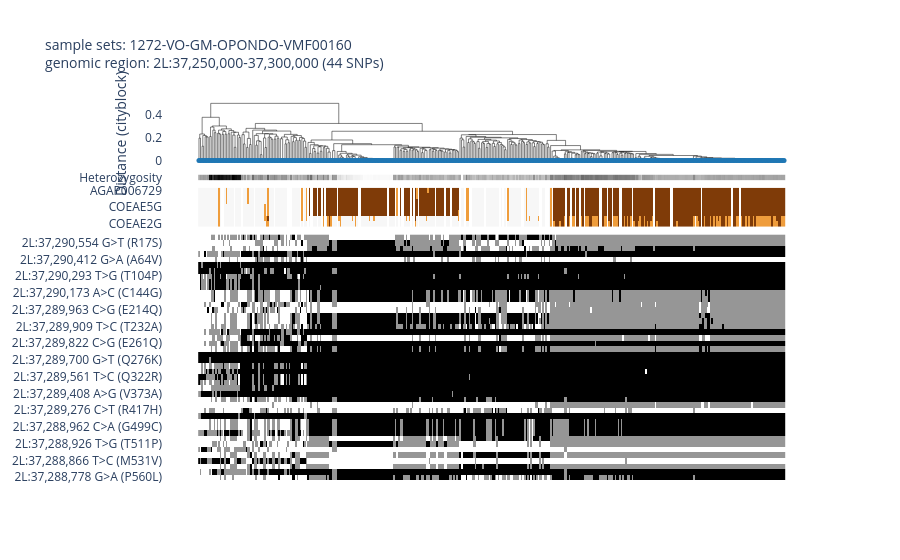

Notebook source saved alongside this figure:
### Code cell
ag3.plot_diplotype_clustering_advanced(
    region=coe_region,
    sample_sets='1272-VO-GM-OPONDO-VMF00160',
    cnv_region=coe_region,
    cnv_max_coverage_variance=0.8,
    snp_transcript='AGAP006725-RA'
    )

### Figure 1 — Plotly figure (JSON) as saved in the notebook; plotly's stock layout.template omitted (floating-point values rounded to 4 significant figures; data arrays with more than 128 entries replaced by an {"elided": "..."} marker saying what was removed)
{"data": [{"hovertemplate": "x=%{x}<br>y=%{y}<extra></extra>", "legendgroup": "", "line": {"color": "black", "dash": "solid", "width": 0.5}, "marker": {"size": 5, "symbol": "circle"}, "mode": "lines", "name": "", "orientation": "v", "showlegend": false, "type": "scatter", "x": {"elided": "1905 float values"}, "xaxis": "x", "y": {"elided": "1905 float values"}, "yaxis": "y"}, {"customdata": {"elided": "382x11 mixed values"}, "hovertemplate": "<b>%{hovertext}</b><br><br>x=%{x}<br>y=%{y}<br>sample_id=%{customdata[0]}<br>partner_sample_id=%{customdata[1]}<br>sample_set=%{customdata[2]}<br>taxon=%{customdata[3]}<br>country=%{customdata[4]}<br>admin1_iso=%{customdata[5]}<br>admin1_name=%{customdata[6]}<br>admin2_name=%{customdata[7]}<br>location=%{customdata[8]}<br>year=%{customdata[9]}<br>month=%{customdata[10]}<extra></extra>", "hovertext": {"elided": "382 str values"}, "legendgroup": "", "line": {"color": "black", "width": 0.5}, "marker": {"color": "#1F77B4", "size": 5, "symbol": "circle"}, "mode": "markers", "name": "", "orientation": "v", "showlegend": false, "type": "scatter", "x": {"elided": "382 int values"}, "xaxis": "x", "y": {"elided": "382 int values"}, "yaxis": "y"}, {"colorscale": [[0, "rgb(255,255,255)"], [0.125, "rgb(240,240,240)"], [0.25, "rgb(217,217,217)"], [0.375, "rgb(189,189,189)"], [0.5, "rgb(150,150,150)"], [0.625, "rgb(115,115,115)"], [0.75, "rgb(82,82,82)"], [0.875, "rgb(37,37,37)"], [1, "rgb(0, 0, 0)"]], "showlegend": false, "showscale": false, "type": "heatmap", "xaxis": "x2", "y": ["Heterozygosity"], "yaxis": "y2", "z": {"elided": "1x382 float values"}}, {"colorscale": [[0, "rgb(45,0,75)"], [0.1, "rgb(84,39,136)"], [0.2, "rgb(128,115,172)"], [0.3, "rgb(178,171,210)"], [0.4, "rgb(216,218,235)"], [0.5, "rgb(247,247,247)"], [0.6, "rgb(254,224,182)"], [0.7, "rgb(253,184,99)"], [0.8, "rgb(224,130,20)"], [0.9, "rgb(179,88,6)"], [1, "rgb(127,59,8)"]], "showlegend": false, "showscale": false, "type": "heatmap", "xaxis": "x3", "y": ["COEAE2G", "COEAE3G", "COEAE3H", "COEAE5G", "COEAE6G", "COEAE7G", "AGAP006729"], "yaxis": "y3", "z": {"elided": "7x382 int values"}, "zmax": 4, "zmin": 0}, {"colorscale": [[0, "rgb(255,255,255)"], [0.125, "rgb(240,240,240)"], [0.25, "rgb(217,217,217)"], [0.375, "rgb(189,189,189)"], [0.5, "rgb(150,150,150)"], [0.625, "rgb(115,115,115)"], [0.75, "rgb(82,82,82)"], [0.875, "rgb(37,37,37)"], [1, "rgb(0, 0, 0)"]], "showlegend": false, "showscale": false, "type": "heatmap", "xaxis": "x4", "y": ["2L:37,288,778 G>A (P560L)", "2L:37,288,838 T>C (D540G)", "2L:37,288,863 G>A (P532S)", "2L:37,288,866 T>C (M531V)", "2L:37,288,917 A>T (S514T)", "2L:37,288,917 A>G (S514P)", "2L:37,288,926 T>G (T511P)", "2L:37,288,932 C>G (E509Q)", "2L:37,288,961 C>G (G499A)", "2L:37,288,962 C>A (G499C)", "2L:37,288,965 C>T (D498N)", "2L:37,288,983 A>G (W492R)", "2L:37,289,276 C>T (R417H)", "2L:37,289,324 G>A (T401I)", "2L:37,289,406 C>T (D374N)", "2L:37,289,408 A>G (V373A)", "2L:37,289,462 C>T (G355D)", "2L:37,289,555 G>C (A324G)", "2L:37,289,561 T>C (Q322R)", "2L:37,289,574 C>G (G318R)", "2L:37,289,625 A>G (S301P)", "2L:37,289,700 G>T (Q276K)", "2L:37,289,715 A>G (S271P)", "2L:37,289,813 C>T (G264S)", "2L:37,289,822 C>G (E261Q)", "2L:37,289,840 G>T (P255T)", "2L:37,289,855 A>G (Y250H)", "2L:37,289,909 T>C (T232A)", "2L:37,289,957 A>T (S216T)", "2L:37,289,962 T>A (E214V)", "2L:37,289,963 C>G (E214Q)", "2L:37,290,046 C>T (G186D)", "2L:37,290,172 C>A (C144F)", "2L:37,290,173 A>C (C144G)", "2L:37,290,277 C>G (G109A)", "2L:37,290,278 C>A (G109C)", "2L:37,290,293 T>G (T104P)", "2L:37,290,325 A>T (F93Y)", "2L:37,290,350 A>G (S85P)", "2L:37,290,412 G>A (A64V)", "2L:37,290,415 G>A (A63V)", "2L:37,290,485 C>T (V40I)", "2L:37,290,554 G>T (R17S)", "2L:37,290,580 G>T (T8N)"], "yaxis": "y4", "z": {"elided": "44x382 int values"}}], "layout": {"autosize": true, "hovermode": "closest", "legend": {"itemsizing": "constant", "tracegroupgap": 0}, "plot_bgcolor": "white", "title": {"font": {"size": 14}, "text": "sample sets: 1272-VO-GM-OPONDO-VMF00160<br>genomic region: 2L:37,250,000-37,300,000 (44 SNPs)"}, "xaxis": {"anchor": "y", "autorange": true, "domain": [0, 1], "matches": "x4", "range": [-22.65, 403.7], "showticklabels": false, "type": "linear", "visible": false}, "xaxis2": {"anchor": "y2", "autorange": true, "domain": [0, 1], "matches": "x4", "range": [-22.65, 403.7], "showticklabels": false, "visible": false}, "xaxis3": {"anchor": "y3", "autorange": true, "domain": [0, 1], "matches": "x4", "range": [-22.65, 403.7], "showticklabels": false, "visible": false}, "xaxis4": {"anchor": "y4", "autorange": true, "domain": [0, 1], "range": [-22.65, 403.7], "visible": false}, "yaxis": {"anchor": "x", "autorange": true, "domain": [0.8237, 1], "range": [-0.0349, 0.5274], "title": {"text": "Distance (cityblock)"}, "type": "linear"}, "yaxis2": {"anchor": "x2", "autorange": true, "domain": [0.7891, 0.8037], "range": [-0.5, 0.5], "type": "category"}, "yaxis3": {"anchor": "x3", "autorange": true, "domain": [0.6663, 0.7691], "range": [-0.5, 6.5], "type": "category"}, "yaxis4": {"anchor": "x4", "autorange": true, "domain": [0, 0.6462], "range": [-0.5, 43.5], "type": "category"}}}
